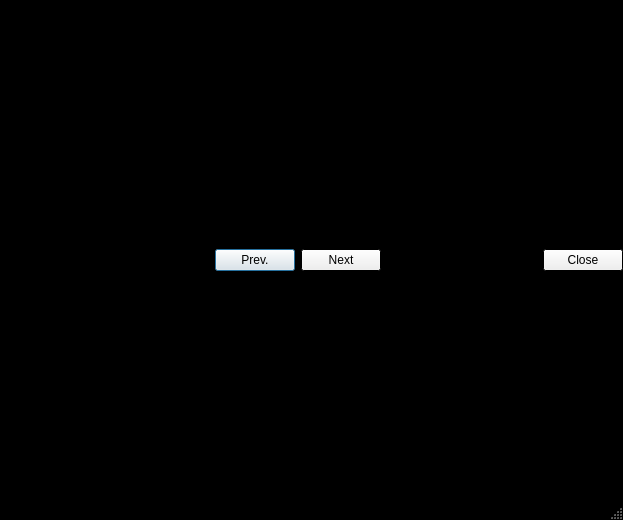
<?xml version="1.0" encoding="UTF-8"?>
<ui version="4.0">
 <class>Dialog</class>
 <widget class="QDialog" name="Dialog">
  <property name="geometry">
   <rect>
    <x>0</x>
    <y>0</y>
    <width>623</width>
    <height>520</height>
   </rect>
  </property>
  <property name="palette">
   <palette>
    <active>
     <colorrole role="Base">
      <brush brushstyle="SolidPattern">
       <color alpha="255">
        <red>255</red>
        <green>255</green>
        <blue>255</blue>
       </color>
      </brush>
     </colorrole>
     <colorrole role="Window">
      <brush brushstyle="SolidPattern">
       <color alpha="255">
        <red>0</red>
        <green>0</green>
        <blue>0</blue>
       </color>
      </brush>
     </colorrole>
    </active>
    <inactive>
     <colorrole role="Base">
      <brush brushstyle="SolidPattern">
       <color alpha="255">
        <red>255</red>
        <green>255</green>
        <blue>255</blue>
       </color>
      </brush>
     </colorrole>
     <colorrole role="Window">
      <brush brushstyle="SolidPattern">
       <color alpha="255">
        <red>0</red>
        <green>0</green>
        <blue>0</blue>
       </color>
      </brush>
     </colorrole>
    </inactive>
    <disabled>
     <colorrole role="Base">
      <brush brushstyle="SolidPattern">
       <color alpha="255">
        <red>0</red>
        <green>0</green>
        <blue>0</blue>
       </color>
      </brush>
     </colorrole>
     <colorrole role="Window">
      <brush brushstyle="SolidPattern">
       <color alpha="255">
        <red>0</red>
        <green>0</green>
        <blue>0</blue>
       </color>
      </brush>
     </colorrole>
    </disabled>
   </palette>
  </property>
  <property name="windowTitle">
   <string>Antony Viewer</string>
  </property>
  <property name="windowIcon">
   <iconset>
    <normaloff>icon.png</normaloff>icon.png</iconset>
  </property>
  <property name="sizeGripEnabled">
   <bool>true</bool>
  </property>
  <layout class="QVBoxLayout" name="verticalLayout">
   <property name="spacing">
    <number>0</number>
   </property>
   <property name="margin">
    <number>0</number>
   </property>
   <item>
    <widget class="QWidget" name="widget" native="true">
     <layout class="QVBoxLayout" name="verticalLayout_2">
      <property name="margin">
       <number>0</number>
      </property>
      <item>
       <layout class="QHBoxLayout" name="horizontalLayout_2"/>
      </item>
      <item>
       <layout class="QHBoxLayout" name="horizontalLayout">
        <item>
         <spacer name="horizontalSpacer">
          <property name="orientation">
           <enum>Qt::Horizontal</enum>
          </property>
          <property name="sizeType">
           <enum>QSizePolicy::Fixed</enum>
          </property>
          <property name="sizeHint" stdset="0">
           <size>
            <width>58</width>
            <height>20</height>
           </size>
          </property>
         </spacer>
        </item>
        <item>
         <spacer name="horizontalSpacer_3">
          <property name="orientation">
           <enum>Qt::Horizontal</enum>
          </property>
          <property name="sizeHint" stdset="0">
           <size>
            <width>40</width>
            <height>20</height>
           </size>
          </property>
         </spacer>
        </item>
        <item>
         <widget class="QPushButton" name="pushButton">
          <property name="sizePolicy">
           <sizepolicy hsizetype="Maximum" vsizetype="Fixed">
            <horstretch>0</horstretch>
            <verstretch>0</verstretch>
           </sizepolicy>
          </property>
          <property name="text">
           <string>Prev.</string>
          </property>
         </widget>
        </item>
        <item>
         <widget class="QPushButton" name="pushButton_2">
          <property name="sizePolicy">
           <sizepolicy hsizetype="Maximum" vsizetype="Fixed">
            <horstretch>0</horstretch>
            <verstretch>0</verstretch>
           </sizepolicy>
          </property>
          <property name="text">
           <string>Next</string>
          </property>
         </widget>
        </item>
        <item>
         <spacer name="horizontalSpacer_2">
          <property name="orientation">
           <enum>Qt::Horizontal</enum>
          </property>
          <property name="sizeHint" stdset="0">
           <size>
            <width>40</width>
            <height>20</height>
           </size>
          </property>
         </spacer>
        </item>
        <item>
         <widget class="QPushButton" name="pushButton_3">
          <property name="sizePolicy">
           <sizepolicy hsizetype="Maximum" vsizetype="Fixed">
            <horstretch>0</horstretch>
            <verstretch>0</verstretch>
           </sizepolicy>
          </property>
          <property name="text">
           <string>Close</string>
          </property>
         </widget>
        </item>
       </layout>
      </item>
     </layout>
    </widget>
   </item>
  </layout>
 </widget>
 <resources/>
 <connections/>
</ui>
